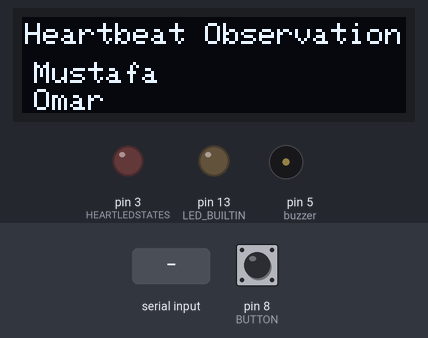
A program run on a simulated Arduino Uno, built with avr-gcc and run on an emulated ATmega328P. On the bench: 128×32 one-colour display, output pins drawn as LEDs (lit = HIGH), buzzer (waves = sounding). The inputs (shaded band) are chosen by the test bench; at power-on: pin 8 (BUTTON) HIGH. Random numbers use the default seed unless the program sets one; what the program prints to the serial monitor is not drawn.

Above: at 1.2 s.
1.3 s: "90,45\n" received over Serial
At 1.9 s:
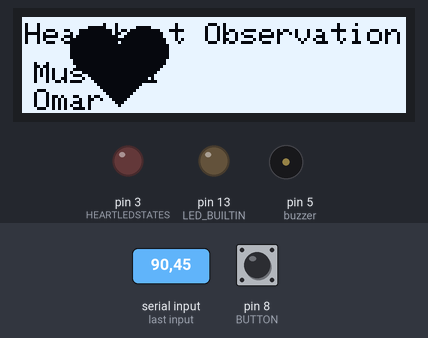
3.5 s: byte 10 ('\n') received over Serial
At 4.4 s:
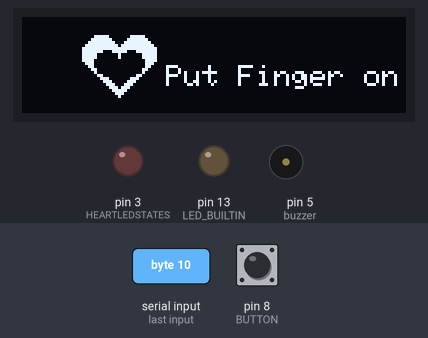
5.0 s: pin 8 (BUTTON) pulled LOW for 0.15 s
At 5.6 s:
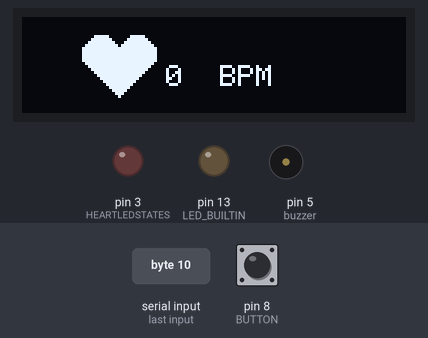
5.7 s: byte 102 ('f') received over Serial
At 6.9 s:
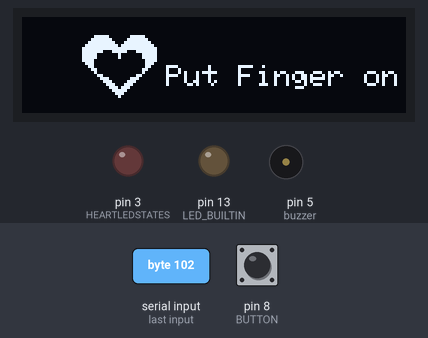
8.0 s: "f90\n" received over Serial
At 8.32 s:
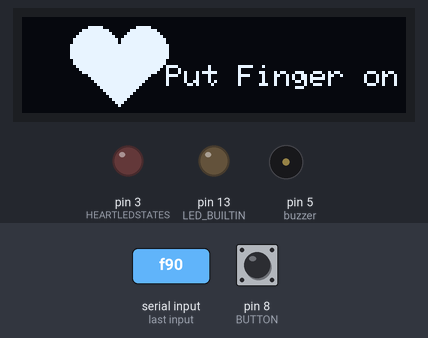
10.4 s: byte 13 ('\r') received over Serial
Timing chart, 0 to 12.9 s (numbered marks = the images above; inputs shaded):
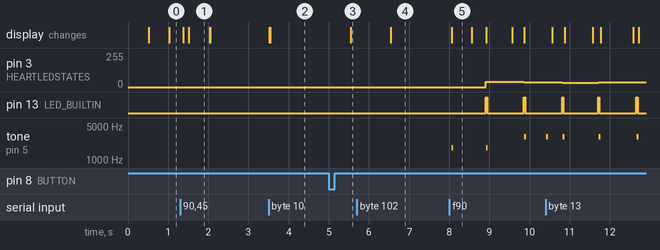

Measured:
- after the input at 3.5 s, the display: first changes at once (image 2 shows a later state)
- after the input at 5.0 s, the display: changes after 0.54 s (image 3)
- after the input at 8.0 s, pin 3 (HEARTLEDSTATES): 0/255 → 41/255 after 0.91 s, → 37/255 0.95 s later; pin 13 (LED_BUILTIN): alternates HIGH for 0.04 s and LOW for 0.91 s, starting after 0.91 s; tone on pin 5 (buzzer): plays 1800 Hz for 0.04 s, 1800 Hz for 0.04 s, 3000 Hz for 0.05 s, starting after 0.06 s; the display: changes after 0.06 s (image 5)
- what the display in image 1 shows lasts 0.5 s, from 1.5 s to 2.0 s

The program:

main.cpp
```cpp
#include <Arduino.h>
#include <ScreenConstants.h>
#include <Wire.h>
#include <WelcomeScreen.h>
#include <SelectScreen.h>
#include <HeartBeatMeasureScreen.h>
#include <FakePulseSensor.h>
#include <Adafruit_SSD1306.h>
#define HEARTLEDSTATES 3
#define BUTTON 8
Adafruit_SSD1306 display(SCREEN_WIDTH, SCREEN_HEIGHT, &Wire, OLED_RESET);
WelcomeScreen welcomeScreen;
SelectScreen selectScreen;
HeartBeatMeasureScreen heartBeatMeasureScreen;
FakePulseSensor fakePulseSensor;
int currentPhase = WELCOME_PHASE;
char input = 0;
bool finger = false;
int ledbr = 0;

FakePulseSensor sensor(5, 8, 3, LED_BUILTIN);

void onBeat(uint16_t bpm) {
    Serial.print(F("Beat detected, BPM: "));
    Serial.println(bpm);
    ledbr = map (bpm, 55, 110, 0, 255);
    analogWrite(HEARTLEDSTATES, ledbr);
    heartBeatMeasureScreen.doBeat();
    heartBeatMeasureScreen.setBPM(bpm);
    heartBeatMeasureScreen.setBuzzer(5);
    heartBeatMeasureScreen.setTone(3000,50);
}

void onFinger(bool on) {
    Serial.println(on ? F("Finger ON - measuring...") : F("Finger OFF"));
    finger = on;
    heartBeatMeasureScreen.setFinger(on);
}

void setup(){
  Serial.begin(9600);
  pinMode(HEARTLEDSTATES, OUTPUT);
  pinMode(BUTTON, INPUT_PULLUP);
  if(!display.begin(SSD1306_SWITCHCAPVCC, SCREEN_ADDRESS)) {
    Serial.println(F("SSD1306 allocation failed"));
    for(;;);
  }
  Wire.setClock(400000);
  welcomeScreen.pinScreen(display);
  welcomeScreen.pinScreenPhase(currentPhase);
  selectScreen.pinScreen(display);
  selectScreen.pinScreenPhase(currentPhase);
  heartBeatMeasureScreen.pinScreen(display);
  heartBeatMeasureScreen.pinScreenPhase(currentPhase);
  sensor.begin();
  sensor.onBeat(onBeat);
  sensor.onFinger(onFinger);
}

void loop(){
  if (Serial.available() > 0){
    input = Serial.read();
    if (input == '\n' || input == '\r')
    {
      selectScreen.confirmSelection();
      heartBeatMeasureScreen.doBeat();
    }
    else if (input == 'f' || input == 'F'){
      if (currentPhase != HEARTBEAT_MEASURE_PHASE)
        return;
      finger = !finger;
      heartBeatMeasureScreen.setFinger(finger);
      if (finger)
        sensor.startMeasuring();
      else
        sensor.stopMeasuring();
    }
    else
    {
      selectScreen.onSelect(input-'0');
    }
  }
  if(digitalRead(BUTTON) == LOW){
    if (currentPhase != HEARTBEAT_MEASURE_PHASE)
        return;
    finger = !finger;
    heartBeatMeasureScreen.setFinger(finger);
    if (finger)
        sensor.startMeasuring();
    else
        sensor.stopMeasuring();
    delay(200);
  }


  welcomeScreen.onUpdate(millis());
  selectScreen.onUpdate(millis());
  heartBeatMeasureScreen.onUpdate(millis());
  sensor.update();
  delay(10);
}
```

FakePulseSensor.cpp
```cpp
#include "FakePulseSensor.h"

// One heartbeat waveform, 32 samples (0..255), stored in flash to save RAM
static const uint8_t PULSE_WAVE[32] PROGMEM = {
    1,   7,  37, 115, 218, 252, 179,  79,
   22,   8,  14,  29,  51,  74,  88,  86,
   70,  46,  25,  11,   4,   1,   0,   0,
    0,   0,   0,   0,   0,   0,   0,   0
};

FakePulseSensor::FakePulseSensor(uint8_t jitterPct, uint8_t noise,
                                 uint8_t missPct, int8_t outPin)
    : _jitter(jitterPct), _noise(noise), _missPct(missPct), _pin(outPin),
      _minBpm(55), _maxBpm(110), _targetBpm(75), _bpmAvg(0),
      _measureMs(60000UL), _fingerOffMs(15000UL),
      _state(IDLE), _beatFlag(false),
      _stateStart(0), _lastBeat(0), _interval(800), _nextDrift(0),
      _pinOffAt(0), _count(0), _beatCb(0), _fingerCb(0) {}

void FakePulseSensor::begin() {
    if (_pin >= 0) pinMode(_pin, OUTPUT);
    _state = IDLE;
}

void FakePulseSensor::setBpmRange(uint16_t minBpm, uint16_t maxBpm) {
    if (minBpm < 20) minBpm = 20;
    if (maxBpm < minBpm) maxBpm = minBpm;
    _minBpm = minBpm;
    _maxBpm = maxBpm;
}

void FakePulseSensor::setTimings(uint32_t measureMs, uint32_t fingerOffMs) {
    _measureMs = measureMs;
    _fingerOffMs = fingerOffMs;
}

void FakePulseSensor::startMeasuring() {
    if (_state == MEASURING) return;
    enterMeasuring();
}

void FakePulseSensor::stopMeasuring() {
    bool wasOn = (_state == MEASURING);
    _state = IDLE;
    _bpmAvg = 0;
    if (_pin >= 0) digitalWrite(_pin, LOW);
    if (wasOn && _fingerCb) _fingerCb(false);
}

void FakePulseSensor::enterMeasuring() {
    uint32_t now = millis();
    _state = MEASURING;
    _stateStart = now;
    _targetBpm = random(_minBpm, _maxBpm + 1);
    _bpmAvg = _targetBpm;
    _lastBeat = now;
    _interval = newInterval();
    _nextDrift = now + 5000UL;
    if (_fingerCb) _fingerCb(true);
}

bool FakePulseSensor::update() {
    uint32_t now = millis();
    bool detected = false;

    if (_state == IDLE) return false;

    if (_state == FINGER_OFF) {
        if (now - _stateStart >= _fingerOffMs) enterMeasuring();
        return false;
    }

    // MEASURING
    if (now - _stateStart >= _measureMs) {
        _state = FINGER_OFF;
        _stateStart = now;
        _bpmAvg = 0;
        if (_pin >= 0) digitalWrite(_pin, LOW);
        if (_fingerCb) _fingerCb(false);
        return false;
    }

    // Heart rate slowly wanders every ~5 s
    if (now >= _nextDrift) {
        int t = (int)_targetBpm + (int)random(-3, 4);
        _targetBpm = constrain(t, (int)_minBpm, (int)_maxBpm);
        _nextDrift = now + 5000UL;
    }

    while (now - _lastBeat >= _interval) {
        _lastBeat += _interval;
        uint16_t inst = 60000UL / _interval;
        _interval = newInterval();
        _bpmAvg = (_bpmAvg * 3 + inst) / 4;      // smoothed reading
        _count++;

        // Randomly "miss" some beats, like a real optical sensor
        if (random(100) >= _missPct) {
            detected = true;
            _beatFlag = true;
            if (_pin >= 0) { digitalWrite(_pin, HIGH); _pinOffAt = now + 30; }
            if (_beatCb) _beatCb(_bpmAvg);
        }
    }

    if (_pin >= 0 && _pinOffAt && now >= _pinOffAt) {
        digitalWrite(_pin, LOW);
        _pinOffAt = 0;
    }
    return detected;
}

bool FakePulseSensor::beatDetected() {
    update();
    bool f = _beatFlag;
    _beatFlag = false;
    return f;
}

int FakePulseSensor::readAnalog(int baseline, int amplitude) {
    update();

    if (_state != MEASURING) {                   // no finger: low, noisy signal
        int v = 40;
        if (_noise) v += random(-(int)_noise * 2, (int)_noise * 2 + 1);
        return constrain(v, 0, 1023);
    }

    uint32_t phase = ((millis() - _lastBeat) * 256UL) / _interval;  // 0..255
    if (phase > 255) phase = 255;
    uint8_t idx = phase >> 3, frac = phase & 7;
    int a = pgm_read_byte(&PULSE_WAVE[idx]);
    int b = pgm_read_byte(&PULSE_WAVE[(idx + 1) & 31]);
    int wave = a + ((b - a) * frac) / 8;

    int v = baseline + (int)(((long)wave * amplitude) / 255);
    if (_noise) v += random(-(int)_noise, (int)_noise + 1);
    return constrain(v, 0, 1023);
}

uint32_t FakePulseSensor::newInterval() {
    uint32_t base = 60000UL / _targetBpm;
    long j = (long)base * _jitter / 100;
    return base + (j ? random(-j, j + 1) : 0);
}
```

FakePulseSensor.h
```cpp
#ifndef FAKEHEARTBEATSENSOR_H
#define FAKEHEARTBEATSENSOR_H
#include <Arduino.h>

// Simulates a finger-clip heart rate sensor.
//
//  IDLE       --startMeasuring()-->  MEASURING (finger on, random BPM, beats)
//  MEASURING  --after 60 s------->   FINGER_OFF (no beats, BPM = 0)
//  FINGER_OFF --after 15 s------->   MEASURING (new random BPM)
//
// Call update() (or readAnalog()) every loop(); no threads needed.
class FakePulseSensor {
public:
    enum State : uint8_t { IDLE, MEASURING, FINGER_OFF };

    typedef void (*BeatCallback)(uint16_t bpm);    // fired on each detected beat
    typedef void (*FingerCallback)(bool fingerOn); // fired when finger on/off changes

    // jitterPct: beat-to-beat variation (%) | noise: analog noise (ADC counts)
    // missPct:   % of beats the "sensor" fails to detect | outPin: LED pin or -1
    FakePulseSensor(uint8_t jitterPct = 5, uint8_t noise = 8,
                    uint8_t missPct = 3, int8_t outPin = -1);

    void begin();

    // --- commands ---
    void startMeasuring();   // finger on, begin measuring
    void stopMeasuring();    // back to IDLE

    // --- settings ---
    void setBpmRange(uint16_t minBpm, uint16_t maxBpm);       // default 55..110
    void setTimings(uint32_t measureMs, uint32_t fingerOffMs); // default 60000 / 15000
    void onBeat(BeatCallback cb)      { _beatCb = cb; }
    void onFinger(FingerCallback cb)  { _fingerCb = cb; }

    // --- polling ---
    bool update();                    // true if a beat was detected during this call
    bool beatDetected();              // true once per detected beat (clears itself)
    bool fingerDetected() const { return _state == MEASURING; }
    uint16_t bpm() const        { return _bpmAvg; }   // 0 when no finger
    State state() const         { return _state; }
    uint32_t beatCount() const  { return _count; }

    // PPG-like sample 0..1023 (flat low signal when finger is off)
    int readAnalog(int baseline = 300, int amplitude = 500);

private:
    void enterMeasuring();
    uint32_t newInterval();

    uint8_t _jitter, _noise, _missPct;
    int8_t _pin;
    uint16_t _minBpm, _maxBpm, _targetBpm, _bpmAvg;
    uint32_t _measureMs, _fingerOffMs;

    State _state;
    bool _beatFlag;
    uint32_t _stateStart, _lastBeat, _interval, _nextDrift, _pinOffAt, _count;

    BeatCallback _beatCb;
    FingerCallback _fingerCb;
};
#endif
```

HeartBeatMeasureScreen.cpp
```cpp
#include <HeartBeatMeasureScreen.h>

void HeartBeatMeasureScreen::onUpdate(long currentMillis){
    if (this->display == nullptr || this->phase == nullptr)
        return;
    if (*this->phase != HEARTBEAT_MEASURE_PHASE)
        return;
    if (currentMillis - this->lastUpdate < HEARTBEAT_MEASURE_SCREEN_INTERVAL_UPDATE)
        return;
    this->onSetup();
    this->drawHeart();
    this->display->setCursor(48,16);
    if (this->isFingerOn){
        this->display->print(this->bpm);
        this->display->print(F("  BPM"));
    }
    else
    {
        this->display->print(F("Put Finger on"));
    }
    this->display->display();
    this->lastUpdate = currentMillis;
}

void HeartBeatMeasureScreen::onSetup(){
    if (!this->isStarted)
        this->isStarted = true;
    this->display->clearDisplay();
    this->display->setTextSize(1);
    this->display->setTextWrap(false);
    this->display->setTextColor(SSD1306_WHITE);
}


void HeartBeatMeasureScreen::drawHeart(){
    if (isFingerOn){
        heartShape(32, 16, 6, SSD1306_WHITE);
    }
    else{
        heartShape(32, 16, 6, SSD1306_WHITE);
        heartShape(32, 16 + 1, 6 - 2, SSD1306_BLACK);
    }
}

void HeartBeatMeasureScreen::doBeat(){
    heartShape(32, 16, 8, SSD1306_WHITE);
    this->display->display();

    if (this->buzzerPin >= 0 && this->isFingerOn){
        tone(this->buzzerPin, this->toneFrequency, this->toneDuration);
    }
}

void HeartBeatMeasureScreen::setBPM(int currentBPM){
    this->bpm = currentBPM;
}

void HeartBeatMeasureScreen::setFinger(bool setFinger){
    this->isFingerOn = setFinger;
}

void HeartBeatMeasureScreen::heartShape(int cx, int cy, int r, uint16_t color) {
  if (r < 1)
    return;
  int cxL = cx - r;
  int cxR = cx + r;
  int cyC = cy - (int)(0.707 * r);

  int dx  = (int)(0.707 * r);
  int ly  = cyC + dx;
  int bot = ly + (int)(1.707 * r);

  this->display->fillCircle(cxL, cyC, r, color);
  this->display->fillCircle(cxR, cyC, r, color);
  this->display->fillRect(cxL, cyC, 2 * r, dx + 1, color);
  this->display->fillTriangle(cxL - dx, ly, cxR + dx, ly, cx, bot, color);
}
void HeartBeatMeasureScreen::setBuzzer(int pin){
    this->buzzerPin = pin;
    pinMode(pin, OUTPUT);
}

void HeartBeatMeasureScreen::setTone(int frequency, long duration){
    this->toneFrequency = frequency;
    this->toneDuration = duration;
}
```

HeartBeatMeasureScreen.h
```cpp
#ifndef HEARTBEATMEASURESCREEN_H
#define HEARTBEATMEASURESCREEN_H

#include <Arduino.h>
#include <WelcomeScreen.h>

class HeartBeatMeasureScreen : public WelcomeScreen
{
    private:
        int bpm = 0;
        bool isFingerOn = false;
        int buzzerPin = 5;
        unsigned int toneFrequency = 1800;
        unsigned long toneDuration = 40;
        void drawHeart();
        void heartShape(int cx, int cy, int r, uint16_t color);
    protected:
        void onSetup();
    public:
        void onUpdate(long currentMillis);
        void setFinger(bool isFingerOn);
        void setBPM(int bpm);
        void doBeat();
        void setBuzzer(int pin);
        void setTone( int frequency, long duration);
};

#endif
```

ScreenConstants.h
```cpp
#ifndef SCREENCONSTANTS_H
#define SCREENCONSTANTS_H

#define SCREEN_WIDTH 128
#define SCREEN_HEIGHT 32
#define OLED_RESET     -1
#define SCREEN_ADDRESS 0x3C

#define WELCOME_PHASE 100
#define WELCOME_SCREEN_INTERVAL_UPDATE 500
#define WELCOME_SCREEN_TIMEOUT 2000

#define SELECT_SCREEN_PHASE 200
#define SELECT_SCREEN_INTERVAL_UPDATE 250
#define MAX_SELECT_SCREEN_SELECTION 2

#define HEARTBEAT_MEASURE_PHASE 300
#define HEARTBEAT_MEASURE_SCREEN_INTERVAL_UPDATE 1000
#define OUTLINED_HEART 301
#define NORMAL_HEART   302
#define BEAT_HEART     303

#define STRESS_MEASURE_PHASE 400

#endif
```

SelectScreen.cpp
```cpp
#include <SelectScreen.h>

void SelectScreen::onUpdate(long currentMillis)
{
    if (*this->phase != SELECT_SCREEN_PHASE)
        return;

    if (currentMillis - lastUpdate < SELECT_SCREEN_INTERVAL_UPDATE)
        return;

    this->onSetup();


    this->display->display();
}

int SelectScreen::getSelection(){
    return this->selectedItem;
}

void SelectScreen::onSelect(int selection){
    if (*this->phase != SELECT_SCREEN_PHASE)
        return ;
    if (selection > MAX_SELECT_SCREEN_SELECTION || selection <= 0)
        return ;
    this->selectedItem = selection;
    this->refreshSelectionArrow();
    return ;
}

void SelectScreen::refreshSelectionArrow(){
    for (int i = 1 ; i <= MAX_SELECT_SCREEN_SELECTION ; i++){
            this->display->setCursor(8,8*i);
            this->display->setTextColor(SSD1306_BLACK);
            this->display->print(F(">"));
        }

    this->display->setCursor(8,8*this->selectedItem);
    this->display->setTextColor(SSD1306_WHITE);
    this->display->print(F(">"));

    this->display->display();
}

void SelectScreen::onSetup()
{
    if (this->isStarted)
        return;
    this->display->clearDisplay();
    this->display->setCursor(16,8);
    this->display->print  (F("HBPM"));
    this->display->setCursor(16,16);
    this->display->print  (F("Stress Measure"));
    this->isStarted = true;
}

void SelectScreen::confirmSelection(){
    if (*this->phase != SELECT_SCREEN_PHASE)
        return;
    switch(this->getSelection()){
        case(1):
            *this->phase = HEARTBEAT_MEASURE_PHASE;
            break;
        case(2):
            *this->phase = STRESS_MEASURE_PHASE;
            break;
    }
    this->onQuit();
}
```

SelectScreen.h
```cpp
#ifndef SELECTSCREEN_H
#define SELECTSCREEN_H
#include <WelcomeScreen.h>

class SelectScreen : public WelcomeScreen
{
    private:
        int     selectedItem = 1;
        bool    isArrowVisible = false;
        void    refreshSelectionArrow();
    protected:
        void    onSetup();
    public:
        int     getSelection();
        void    onSelect(int selection);
        void    confirmSelection();
        void    onUpdate(long currentMillis);

};

#endif
```

WelcomeScreen.cpp
```cpp
#include <WelcomeScreen.h>

WelcomeScreen::WelcomeScreen(){
    this->lastUpdate = 0;
}

void WelcomeScreen::pinScreen(Adafruit_SSD1306 &screen){
    this->display = &screen;
};

void WelcomeScreen::pinScreenPhase(int &currentPhase){
    this->phase = &currentPhase;
}

void WelcomeScreen::onSetup(){
    if (this->isStarted)
        return;
    this->display->clearDisplay();
    this->display->setTextSize(1);
    this->display->setTextColor(SSD1306_WHITE);
    this->display->setCursor(1,2);
    this->display->print(F("Heartbeat Observation"));
    this->display->setCursor(4,15);
    this->display->print(F("Mustafa"));
    this->display->setCursor(4,24);
    this->display->print(F("Omar"));
    this->isStarted = true;
    //endl
}
void WelcomeScreen::onUpdate(long currentMillis){
    if (this->display == nullptr || this->phase == nullptr)
        return;
    if (*this->phase != WELCOME_PHASE)
        return;
    if (currentMillis - this->lastUpdate < WELCOME_SCREEN_INTERVAL_UPDATE )
        return;
    this->lastUpdate = currentMillis;
    this->onSetup();
    this->isInverted = !this->isInverted;
    this->display->invertDisplay(this->isInverted);
    if (currentMillis >= WELCOME_SCREEN_TIMEOUT){
        *this->phase = SELECT_SCREEN_PHASE;
        this->onQuit();
    }
    this->display->display(); //endl

}

void WelcomeScreen::onQuit(){
        this->display->invertDisplay(false);
        this->isStarted = false;
}
```

WelcomeScreen.h
```cpp
#ifndef WELCOME_SCREEN_H
#define WELCOME_SCREEN_H
#include <ScreenConstants.h>
#include <Adafruit_SSD1306.h>

class WelcomeScreen {
    private:
        bool isInverted = false;
    protected:
        Adafruit_SSD1306* display = nullptr;
        int* phase = nullptr;
        long lastUpdate;
        bool isStarted = false;
        void onSetup();
        void onQuit();
    public:
        WelcomeScreen();
        void pinScreen(Adafruit_SSD1306 &screen);
        void pinScreenPhase(int &phase);
        void onUpdate(long currentmillis);
};

#endif
```
